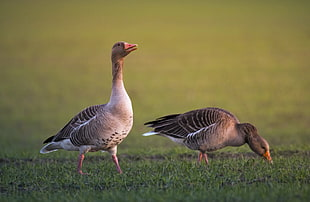
#> input picture jupyter/img/gray_goose.jpg, 310 x 202 px
$ jupyter execute --allow-errors IV_machine_learning_unsupervised_hw.ipynb   (shell and % lines are left out)
#> lines starting #> are read from the running program, lines starting #| are printed output that depends on the picture
# Задание по кластеризации

Попробуем реализовать эвристику выбора центроидов:
* запустим несколько раз алгоритм, запомним, куда попали центроиды при каждом запуске
* усредним координаты за все несколько запуска.

Попробуйте применить эту эвристику на практике:

* используйте 10 запусков алгоритма $k$-средних для $k=2$ с параметрами
<pre>
kmeans_model = KMeans(n_clusters=2, n_init=1, random_state=None, algorithm='full', max_iter=2)
</pre>
* в каждом запуске сохраняйте координаты центроидов общий массив $c$, см. `cluster_centers_ : array, [n_clusters, n_features]`
* визуализируйте координаты точек из $c$ на фоне исходного множества точек

Результат будет примерно такой:

[cell 1]
import pickle
import numpy as np
import matplotlib.pyplot as plt

#> (the rest of this cell did not finish here and is left out)

[cell 2]
def get_best_centers(all_points):
    results = []
    for local_centers in list(zip(*all_points)):
        local_centers = np.array(local_centers)
        results.append(np.average(local_centers, axis=1))

    return np.array(results)

[cell 3]
from sklearn.cluster import KMeans

all_centers = []


#> (the rest of this cell did not finish here and is left out)

[cell 4]
best_centers = get_best_centers(all_centers)

#> (a cell that did not finish here is left out)

### Задача 2

посчитать сумму внутрикластерных расстояний от каждой точки до центроида

**Внимание**: циклы использовать запрещено, воспользоваться функциями `numpy`

[cell 6]
import numpy as np

clust = np.array([
 [-0.5972191612445694, -0.5919098916910581],
 [-1.5838020751869848, 0.4743393635868491],
 [-1.892642118066139, -1.2770390481464395],
 [-1.021761443519372, -0.38446059106320013],
 [-0.628271339507516, -2.308149346281125],
 [-0.7180915776856387, 1.1805550909358404],
 [-1.543143767548152, -1.4163791359687334],
 [0.022103701018375554, -1.1279478858865397],
 [-0.7776518874305778, -0.4157532453316538],
 [-1.2073577296008344, -1.1308523658604184]
])

centroid = np.array([-0.9774245525274352, -0.032635425821084516])

# -- ВАШ КОД ТУТ --

distances = np.sqrt(np.sum((clust-centroid)**2,axis=1))

intra_cluster_distance = np.sum(distances)

# ------------------

Тестируем корректность вычислений

[cell 7]
import unittest

class TestNotebook(unittest.TestCase):
    def test_task(self):
        self.assertAlmostEqual(intra_cluster_distance, 11.44058, places=5)

unittest.main(argv=[''], verbosity=2, exit=False)

**Задача на DBSCAN**

Обучите модель DBSCAN с параметром `min_samples=8` и `eps=0.6`

Визуализируйте результат.

Сравните внутрикластерное расстояние со случаем `min_samples = 3`. Стало лучше или хуже?

[cell 8]
import numpy as np

from scipy.spatial import distance

from sklearn import metrics
from sklearn.metrics.pairwise import euclidean_distances

from sklearn.cluster import DBSCAN

#> (a cell that did not finish here is left out)

#> (a cell that did not finish here is left out)

#### Задача на метрики кластеризации

Обучите *k-means* из модуля sklearn для количества кластеров $k=4$ на датасете `data/clustering.pkl`. Как изменилась метрика силуэтта в сравнении со случаем $k=2$? Стало лучше или хуже? Какое количество кластеров лучше, два или четыре?

Обучите *k-means* для количества кластеров $k=4$ на датасете `data/clustering.pkl`. Как изменилась метрика *AMI*? Стало лучше или хуже? Какое количество кластеров лучше мо метрике AMI?

[cell 11]
import pickle

#> (the rest of this cell did not finish here and is left out)

### Домашнее задание по PCA

В домашней работе предлагается применить PCA трехмерным данным по оттоку, которые содержатся в файле `data/client_segmentation.csv`. В файле содержится информация по клиентам оператора связи о том, как изменилось потребление услуг оператора за два месяца:
* call_diff доля звонков
* sms_diff доля смс
* доля интернет-трафика traffic_diff'

Все показатели вычисляются по формуле

$$
\frac{\text{new_value}-\text{old_value}}{\text{old_value}}
$$

В последней колонке customes_class содержится метка по оттоку:
* $0$ - активный пользователя
* $1$ - "спящий" пользователь (редко пользуется услугами)
* $2$ - пользователь, который ушел в отток

[cell 12]
import pandas as pd
import matplotlib.pyplot as plt
from mpl_toolkits.mplot3d import Axes3D

#> (the rest of this cell did not finish here and is left out)

С помощью класса `sklearn.decomposition.PCA` выполните понижение размерности признакового пространства  с $n=3$ до $n=2$ и снова визуализируйте данные. Картинка должна получится примерно такая:

[cell 13]
from sklearn.decomposition import PCA

#> (the rest of this cell did not finish here and is left out)

#### Домашнее задание по SVD

В домашней работе предлагаю Вам немного поработать с изображениями (похожий трюк можно увидеть в этой [статье на хабре](https://habr.com/ru/post/275273/)). Для этого нужно установить модуль Pillow (если у вас Анаконда, то https://anaconda.org/anaconda/pillow)

<pre>
pip install Pillow
</pre>

[cell 14]
from matplotlib.pyplot import imshow
import matplotlib.image as mpimg
img = mpimg.imread('img/gray_goose.jpg')
#> img is the input picture: shape (202, 310, 3); mean R, G, B 117.6, 111.2, 70.8
print(type(img),img.shape)
#| <class 'numpy.ndarray'> (202, 310, 3)
imshow(img)
plt.show()

У нас трёхмерный массив, где третье измерение соответствует цветовой компоненте rgb. Цветную картинку можно преобразовать в двумерную серую (grayscale) с помощью формулы, которую я нашёл [тут](https://stackoverflow.com/questions/12201577/how-can-i-convert-an-rgb-image-into-grayscale-in-python)

[cell 15]
def rgb2gray(rgb):
    tile = np.tile(np.c_[0.333, 0.333, 0.333], reps=(rgb.shape[0],rgb.shape[1],1))
    return np.sum(tile * rgb, axis=2)
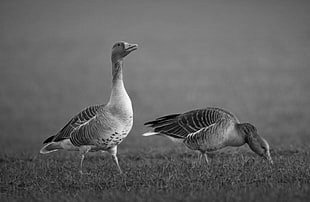
#> returned value: shape (202, 310) float64; min 0, max 254.1, mean 99.8

img_gray = rgb2gray(img)
print(type(img_gray), img_gray.shape)
#| <class 'numpy.ndarray'> (202, 310)
imshow(img_gray, cmap = "gray")
plt.show()

Далее

* обучите на массиве *img_gray* размерности $202 \times 310$ класс TruncatedSVD c параметром n_components=5
* получите матрицу *img_gray_svd* с помощью функции `transform`
* получите массив *img_gray_svd_restored* с помощью функции `inverse_transform`
* визуализируйте массив *img_gray_svd_restored* с помощью функции *imshow*

Этот алгоритм демонстрирует, как происходит сжатие данных большой размерности. А результате у вас должен получиться гусь как бы в очень нечётком виде

[cell 16]
# -- ВАШ КОД ТУТ --
from sklearn.decomposition import TruncatedSVD

tr_svd = TruncatedSVD(n_components=5)
img_gray_svd = tr_svd.fit_transform(img_gray)
#> img_gray_svd = 202 rows, first 6: [1872.4, -80.54, 7.4, 13.87, 5.76], [1884.1, -83.42, 7.69, 12.7, 6.16], [1898.9, -85.34, 5.67, 12.64, 4.96], [1911.5, -87.23, 4.29, 12.69, 6.06], [1925, -87.09, 4.27, 14.15, 5.92], [1935.8, -86.17, 3.01, 15.24, 5.76]
img_gray_svd_restored = tr_svd.inverse_transform(img_gray_svd)
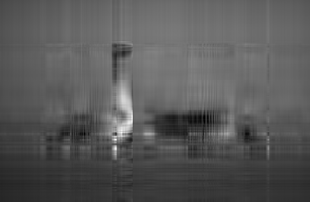
#> img_gray_svd_restored: shape (202, 310) float64; min 12.5, max 263.1, mean 99.8; drawn with min black and max white

imshow(img_gray_svd_restored, cmap="gray")
plt.show()
# -----------------
